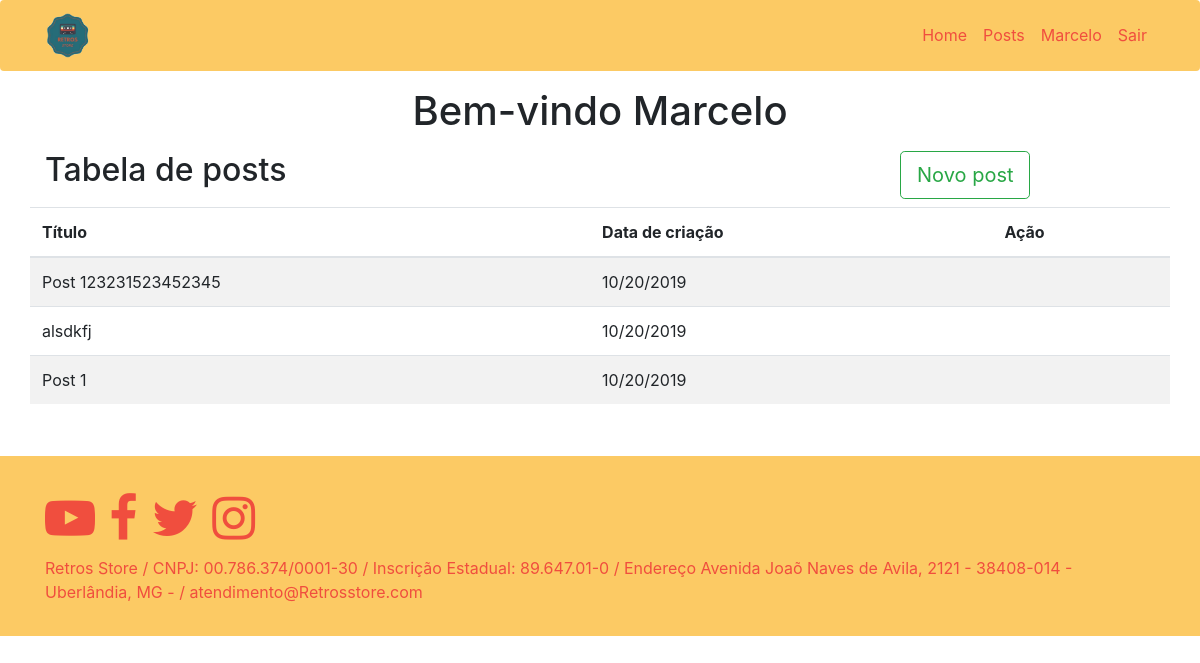
Page /account (signed in) on the committed database.
### flaskblog/models.py (models this page shows, shortened)
class User(db.Model, UserMixin):
    id = db.Column(db.Integer, primary_key=True)
    username = db.Column(db.String(20), unique=True, nullable=False)
    email = db.Column(db.String(120), unique=True, nullable=False)
    image_file = db.Column(db.String(20), nullable=False, default='default.jpg')
    password = db.Column(db.String(60), nullable=False)
    posts = db.relationship('Post', backref='author', lazy=True)

class Post(db.Model):
    id = db.Column(db.Integer, primary_key=True)
    title = db.Column(db.String(100), nullable=False)
    date_posted = db.Column(db.DateTime, nullable=False, default=datetime.utcnow)
    content = db.Column(db.Text, nullable=False)
    user_id = db.Column(db.Integer, db.ForeignKey('user.id'), nullable=False)

### flaskblog/routes.py (the view)
@app.route('/account')
@login_required
def account():
    posts = Post.query.all()
    return render_template('account.html', title='Account', posts=posts)

### flaskblog/models.py (called while the page is built)
@login_manger.user_loader
def load_user(user_id):
    return User.query.get(int(user_id))

### flaskblog/templates/account.html (shortened to what this page needs)
{% extends "layout.html" %}
{% block content %}
    <div class="container py-3">
        <div class="row justify-content-center">
            <h1>Bem-vindo {{ current_user.username }}</h1>
        </div>
        <div class="row py-2">
            <div class="col-md-9 h2">
                Tabela de posts
            </div>
            <div class="col-md-3">
                <a href="{{ url_for('new_post') }}" class="btn btn-lg btn-outline-success">Novo post</a>
            </div>
        </div>
        <div class="row">
            <table class="table table-striped">
                <thead>
                    <tr>
                        <th scope="col">Título</th>
                        <th scope="col">Data de criação</th>
                        <th scope="col">Ação</th>
                    </tr>
                </thead>
                <tbody>
                    {% for post in posts %}
                        <tr>
                            <td>{{ post.title }}</td>
                            <td>10/20/2019</td>
                            <td>
                            </td>
                        </tr>
                    {% endfor %}
                </tbody>
            </table>
        </div>
    </div>
{% endblock content %}

### flaskblog/templates/layout.html (shortened to what this page needs)
<!DOCTYPE html>
<html>
    <head>
        <link href="{{ url_for('static', filename='css/bootstrap.min.css') }}" rel="stylesheet">
        <link href="{{ url_for('static', filename='css/main.css') }}" rel="stylesheet">
        <link href="{{ url_for('static', filename='lib/font-awesome-4.7.0/css/font-awesome.min.css') }}" rel="stylesheet">
    </head>
    <body>
        <nav class="navbar navbar-expand-lg navbar-dark barra-top rounded">
            <div class="container">
                <a class="navbar-brand" href="{{ url_for('home') }}"><img src="{{ url_for('static', filename='img/logo.png') }}" class="img-fluid" width="50px"></a>
                <div class="navbar-collapse collapse w-100 order-3 dual-collapse2" id="navbarTogglerDemo03">
                    <ul class="navbar-nav ml-auto">
                        <li class="nav-item">
                            <a class="nav-link text-white" href="{{ url_for('home') }}">Home</a>
                        </li>
                        <li class="nav-item">
                            <a class="nav-link text-white" href="{{ url_for('posts') }}">Posts</a>
                        </li>
                        {% if current_user.is_authenticated %}
                            <li class="nav-item">
                                <a class="nav-link text-white" href="{{ url_for('account') }}">{{ current_user.username }}</a>
                            </li>
                            <li class="nav-item">
                                <a class="nav-link text-white" href="{{ url_for('logout') }}">Sair</a>
                            </li>
                        {% endif %}
                    </ul>
                </div>
            </div>
        </nav>
        {% block content %} {% endblock %}
        <div class="rodape">
            <div class="container">
                <div class="row">
                    <div class="col-md-12" style="font-size: 50px;">
                        <i class="fa fa-youtube-play" aria-hidden="true"></i>
                        <i class="fa fa-facebook" aria-hidden="true"></i>
                        <i class="fa fa-twitter" aria-hidden="true"></i>
                        <i class="fa fa-instagram" aria-hidden="true"></i>
                    </div>
                </div>
                Retros Store / CNPJ: 00.786.374/0001-30 / Inscrição Estadual: 89.647.01-0 / Endereço Avenida Joaõ Naves de Avila, 2121 - 38408-014 - Uberlândia, MG -  / atendimento@Retrosstore.com
            </div>
        </div>
    </body>
</html>

### flaskblog/static/css/main.css (style rules this page uses)
.barra-top { background-color: #fcca64; }
.nav-link { color: #f04e3e!important; }
.rodape { background-color: #fcca64; margin-top: 20px; padding-top: 25px; height: 180px; color: #f04e3e; }

### rows in the picture
User: username "Marcelo"
Post: title "Post 123231523452345"
Post: title "alsdkfj"
Post: title "Post 1"
